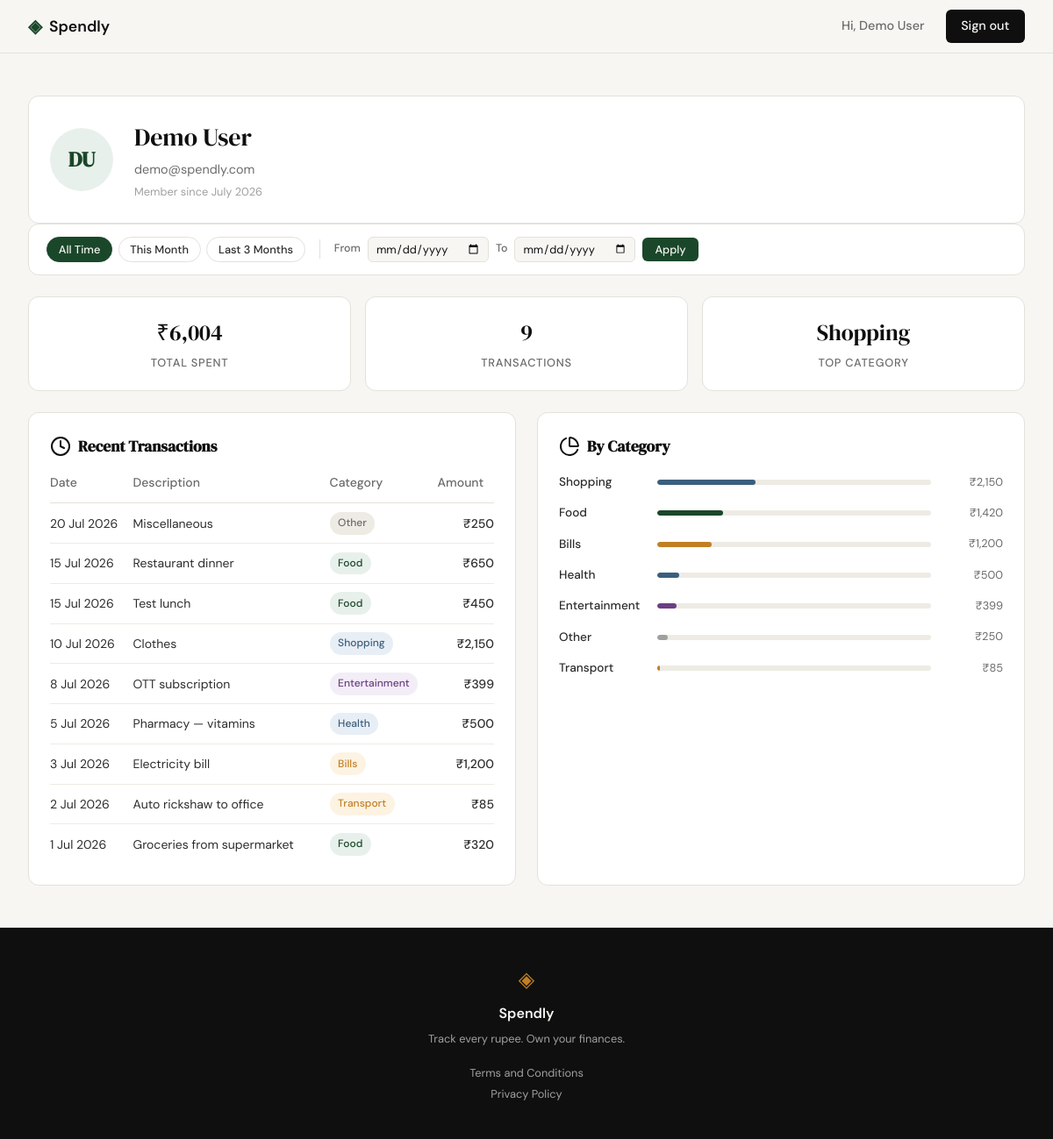
Screenshot of /profile (signed in) with the database file from the repository.
### tables this page shows
CREATE TABLE users (
            id           INTEGER PRIMARY KEY AUTOINCREMENT,
            name         TEXT    NOT NULL,
            email        TEXT    UNIQUE NOT NULL,
            password_hash TEXT   NOT NULL,
            created_at   TEXT    DEFAULT (datetime('now'))
        );

CREATE TABLE expenses (
            id          INTEGER PRIMARY KEY AUTOINCREMENT,
            user_id     INTEGER NOT NULL REFERENCES users(id),
            amount      REAL    NOT NULL,
            category    TEXT    NOT NULL,
            date        TEXT    NOT NULL,
            description TEXT,
            created_at  TEXT    DEFAULT (datetime('now'))
        );

### app.py (the view)
@app.route("/profile")
def profile():
    if not session.get("user_id"):
        return redirect(url_for("login"))
    uid  = session["user_id"]
    user = get_user_by_id(uid)
    if user is None:
        session.clear()
        flash("Session expired. Please log in again.")
        return redirect(url_for("login"))
    from_date = _valid_date(request.args.get("from"))
    to_date   = _valid_date(request.args.get("to"))
    stats      = get_summary_stats(uid, from_date=from_date, to_date=to_date)
    expenses   = get_recent_transactions(uid, from_date=from_date, to_date=to_date)
    categories = get_category_breakdown(uid, from_date=from_date, to_date=to_date)
    return render_template(
        "profile.html",
        user=user, stats=stats, expenses=expenses, categories=categories,
        from_date=from_date, to_date=to_date,
    )

### app.py (called while the page is built)
def _valid_date(s):
    try:
        datetime.strptime(s, "%Y-%m-%d")
        return s
    except (ValueError, TypeError):
        return None

### database/db.py (called while the page is built)
def get_db():
    conn = sqlite3.connect(DB_PATH)
    conn.row_factory = sqlite3.Row
    conn.execute("PRAGMA foreign_keys = ON")
    return conn

### database/queries.py (called while the page is built)
def _fmt_rupee(value: float) -> str:
    return f"₹{value:,.0f}"

def _fmt_date(iso: str) -> str:
    for fmt in ("%Y-%m-%d %H:%M:%S", "%Y-%m-%d"):
        try:
            dt = datetime.strptime(iso, fmt)
            return dt.strftime("%d %b %Y").lstrip("0")
        except ValueError:
            continue
    return iso

def get_user_by_id(user_id):
    conn = get_db()
    try:
        row = conn.execute(
            "SELECT name, email, created_at FROM users WHERE id = ?", (user_id,)
        ).fetchone()
    finally:
        conn.close()
    if row is None:
        return None
    parts = row["name"].split()
    initials = "".join(p[0].upper() for p in parts[:2])
    try:
        dt = datetime.strptime(row["created_at"], "%Y-%m-%d %H:%M:%S")
    except ValueError:
        dt = datetime.strptime(row["created_at"], "%Y-%m-%d")
    return {
        "name": row["name"],
        "email": row["email"],
        "initials": initials,
        "member_since": dt.strftime("%B %Y"),
    }

def _date_where(user_id, from_date=None, to_date=None):
    conditions = ["user_id = ?"]
    params = [user_id]
    if from_date:
        conditions.append("date >= ?")
        params.append(from_date)
    if to_date:
        conditions.append("date <= ?")
        params.append(to_date)
    return "WHERE " + " AND ".join(conditions), params

def get_summary_stats(user_id, from_date=None, to_date=None):
    conn = get_db()
    try:
        where, params = _date_where(user_id, from_date, to_date)
        agg = conn.execute(
            "SELECT COALESCE(SUM(amount), 0) AS total, COUNT(*) AS cnt "
            "FROM expenses " + where,
            params,
        ).fetchone()
        top = conn.execute(
            "SELECT category FROM expenses " + where +
            " GROUP BY category ORDER BY SUM(amount) DESC LIMIT 1",
            params,
        ).fetchone()
    finally:
        conn.close()
    return {
        "total_spent": _fmt_rupee(agg["total"]),
        "transaction_count": agg["cnt"],
        "top_category": top["category"] if top else "—",
    }

### templates/profile.html (shortened to what this page needs)
{% extends "base.html" %}
{% block content %}
<div class="profile-section">
    <div class="profile-header profile-card">
        <div class="profile-avatar">{{ user.initials }}</div>
        <div>
            <div class="profile-name">{{ user.name }}</div>
            <div class="profile-email">{{ user.email }}</div>
            <div class="profile-meta">Member since {{ user.member_since }}</div>
        </div>
    </div>
    <div class="profile-card filter-card">
        <div class="filter-bar">
            <div class="filter-presets">
                <button class="filter-preset-btn" id="preset-all">All Time</button>
                <button class="filter-preset-btn" id="preset-month">This Month</button>
                <button class="filter-preset-btn" id="preset-3months">Last 3 Months</button>
            </div>
            <form method="get" action="{{ url_for('profile') }}" class="filter-custom">
                <label for="from">From</label>
                <input type="date" id="from" name="from" class="form-input filter-date-input"
                       value="{{ from_date or '' }}">
                <label for="to">To</label>
                <input type="date" id="to" name="to" class="form-input filter-date-input"
                       value="{{ to_date or '' }}">
                <button type="submit" class="filter-apply-btn">Apply</button>
            </form>
        </div>
    </div>
    <div class="profile-stats">
        <div class="profile-stat-card">
            <div class="stat-value">{{ stats.total_spent }}</div>
            <div class="stat-label">Total Spent</div>
        </div>
        <div class="profile-stat-card">
            <div class="stat-value">{{ stats.transaction_count }}</div>
            <div class="stat-label">Transactions</div>
        </div>
        <div class="profile-stat-card">
            <div class="stat-value">{{ stats.top_category }}</div>
            <div class="stat-label">Top Category</div>
        </div>
    </div>
    <div class="profile-grid">
        <div class="profile-card">
            <h2 class="profile-card-title"><i data-lucide="clock"></i> Recent Transactions</h2>
            <table class="expense-table">
                <thead>
                    <tr>
                        <th>Date</th>
                        <th>Description</th>
                        <th>Category</th>
                        <th class="amount-cell">Amount</th>
                    </tr>
                </thead>
                <tbody>
                    {% for e in expenses %}
                    <tr>
                        <td>{{ e.date }}</td>
                        <td>{{ e.description }}</td>
                        <td><span class="badge badge-{{ e.category | lower }}">{{ e.category }}</span></td>
                        <td class="amount-cell">{{ e.amount }}</td>
                    </tr>
                    {% endfor %}
                </tbody>
            </table>
        </div>
        <div class="profile-card">
            <h2 class="profile-card-title"><i data-lucide="pie-chart"></i> By Category</h2>
            {% for c in categories %}
            <div class="cat-row">
                <span class="cat-name">{{ c.name }}</span>
                <div class="cat-bar-track">
                    <div class="cat-bar cat-bar-{{ c.name | lower }}" style="width: {{ c.percent }}%"></div>
                </div>
                <span class="cat-amount">{{ c.amount }}</span>
            </div>
            {% endfor %}
        </div>
    </div>
</div>
{% endblock %}

### templates/base.html (shortened to what this page needs)
<!DOCTYPE html>
<html lang="en">
<head>
    <link rel="stylesheet" href="{{ url_for('static', filename='css/style.css') }}">
</head>
<body>
    <nav class="navbar">
        <div class="nav-inner">
            <a href="{{ url_for('landing') }}" class="nav-brand">
                <span class="brand-icon">◈</span>
                <span class="brand-name">Spendly</span>
            </a>
            <div class="nav-links">
                {% if session.user_id %}
                    <span class="nav-username">Hi, {{ session.user_name }}</span>
                    <a href="{{ url_for('logout') }}" class="nav-cta">Sign out</a>
                {% else %}
                    <a href="{{ url_for('login') }}">Sign in</a>
                    <a href="{{ url_for('register') }}" class="nav-cta">Get started</a>
                {% endif %}
            </div>
        </div>
    </nav>
    <main class="main-content">
        {% block content %}{% endblock %}
    </main>
    <footer class="footer">
        <div class="footer-inner">
            <span class="brand-icon">◈</span>
            <span class="footer-name">Spendly</span>
            <p class="footer-copy">Track every rupee. Own your finances.</p>
            <div class="footer-links">
                <a href="{{ url_for('terms') }}">Terms and Conditions</a>
                <a href="{{ url_for('privacy') }}">Privacy Policy</a>
            </div>
        </div>
    </footer>
</body>
</html>

### rows the page displays
users: user_name "Demo User", name "Demo User", email "demo@spendly.com"
expenses: top_category "Shopping", date "10 Jul 2026", description "Clothes", category "Shopping", amount "₹2,150"
expenses: date "20 Jul 2026", description "Miscellaneous", category "Other", amount "₹250"
expenses: date "15 Jul 2026", description "Restaurant dinner", category "Food", amount "₹650"
expenses: date "15 Jul 2026", description "Test lunch", category "Food", amount "₹450"
expenses: date "8 Jul 2026", description "OTT subscription", category "Entertainment", amount "₹399"
expenses: date "5 Jul 2026", description "Pharmacy — vitamins", category "Health", amount "₹500"
expenses: date "3 Jul 2026", description "Electricity bill", category "Bills", amount "₹1,200"
expenses: date "2 Jul 2026", description "Auto rickshaw to office", category "Transport", amount "₹85"
expenses: date "1 Jul 2026", description "Groceries from supermarket", category "Food", amount "₹320"

### other values shown
{{ user.initials }} "DU"
{{ user.member_since }} "July 2026"
{{ stats.total_spent }} "₹6,004"
{{ stats.transaction_count }} "9"
{{ c.name }} "Shopping" "Food" "Bills" "Health" "Entertainment" "Other" "Transport"
{{ c.amount }} "₹2,150" "₹1,420" "₹1,200" "₹500" "₹399" "₹250" "₹85"
